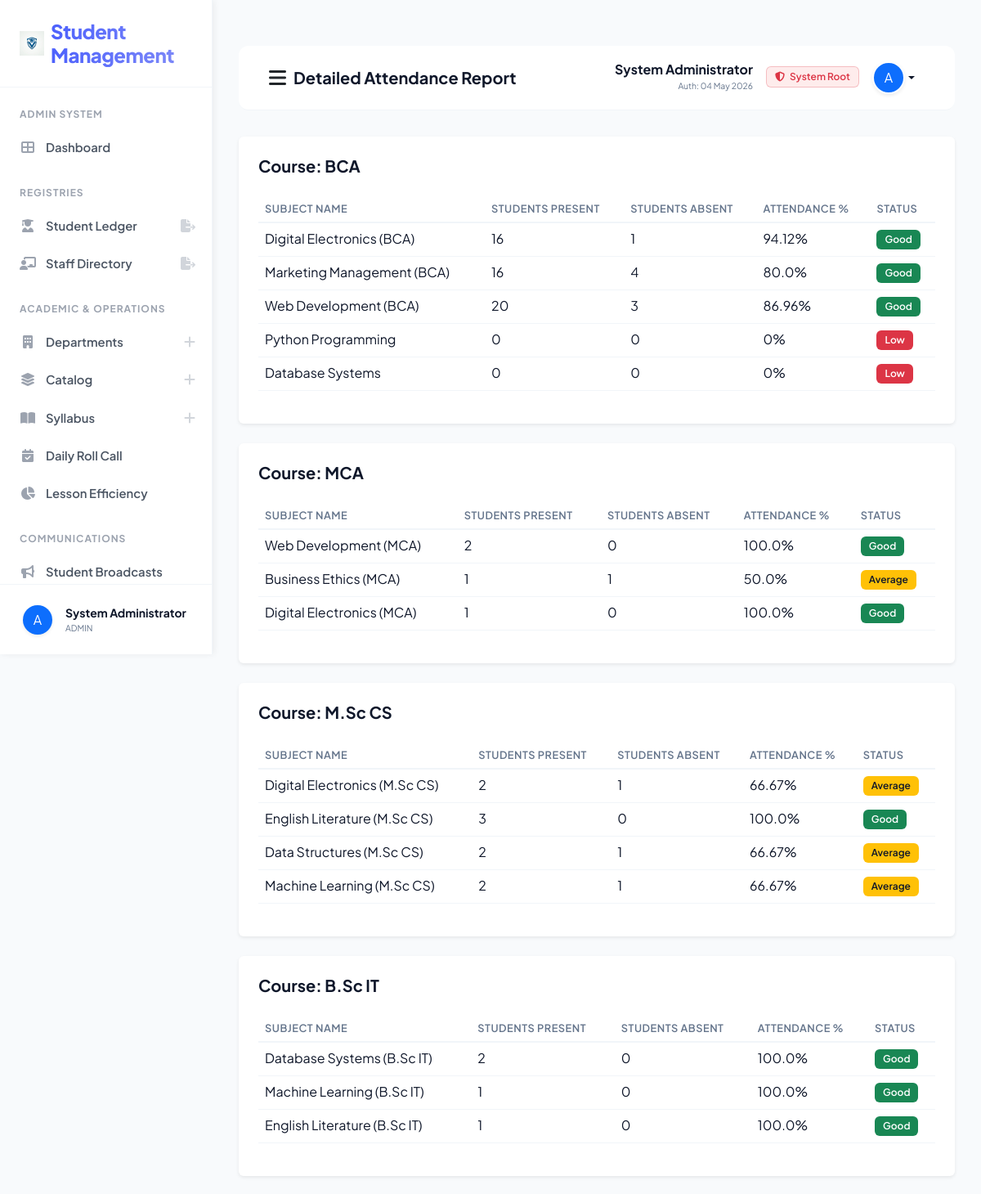
The app's page /admin_attendance_report/ (signed in, upper part) with its own data.
### sms/models.py (models this page shows, shortened)
class CustomUser(AbstractUser):
    USER_TYPE_CHOICES = (
        ('ADMIN', 'Admin'),
        ('TEACHER', 'Teacher'),
        ('STUDENT', 'Student'),
    )
    user_type = models.CharField(max_length=10, choices=USER_TYPE_CHOICES, default='ADMIN')
    profile_pic = models.ImageField(upload_to='profile_pics/', null=True, blank=True)
    phone = models.CharField(max_length=15, null=True, blank=True)

class Course(models.Model):
    name = models.CharField(max_length=100)
    fee = models.DecimalField(max_digits=10, decimal_places=2, default=0)
    department = models.ForeignKey(Department, on_delete=models.CASCADE, null=True, blank=True)
    created_at = models.DateTimeField(auto_now_add=True)
    updated_at = models.DateTimeField(auto_now=True)

class Subject(models.Model):
    name = models.CharField(max_length=100)
    course = models.ForeignKey(Course, on_delete=models.CASCADE)
    teacher = models.ForeignKey(CustomUser, on_delete=models.CASCADE, limit_choices_to={'user_type': 'TEACHER'})
    created_at = models.DateTimeField(auto_now_add=True)
    updated_at = models.DateTimeField(auto_now=True)

### sms/views/admin_views.py (the view)
# urls.py: path('admin_attendance_report/', admin_views.admin_attendance_report, name="admin_attendance_report"),
def admin_attendance_report(request):
    courses = Course.objects.all()
    attendance_stats = []
    for course in courses:
        subjects = Subject.objects.filter(course=course)
        course_data = {
            "course_name": course.name,
            "subjects": []
        }
        for subject in subjects:
            attendance_count = Attendance.objects.filter(subject=subject).count()
            present_count = AttendanceReport.objects.filter(attendance__subject=subject, status=True).count()
            absent_count = AttendanceReport.objects.filter(attendance__subject=subject, status=False).count()
            total_report = present_count + absent_count
            percent = 0
            if total_report > 0:
                percent = round((present_count / total_report) * 100, 2)
            course_data["subjects"].append({
                "name": subject.name,
                "total_present": present_count,
                "total_absent": absent_count,
                "percentage": percent
            })
        attendance_stats.append(course_data)
    return render(request, "sms/admin_template/attendance_report.html", {"attendance_stats": attendance_stats})

### sms/templates/sms/admin_template/attendance_report.html (shortened to what this page needs)
﻿{% extends 'sms/base.html' %}
{% block page_title %}Detailed Attendance Report{% endblock page_title %}
{% block sidebar_nav %}
{% include 'sms/admin_template/sidebar_template.html' with active_page='attendance_report' %}
{% endblock sidebar_nav %}
{% block main_content %}
{% for course in attendance_stats %}
<div class="card shadow-sm border-0 p-4 mb-4">
    <h5 class="fw-bold mb-4">Course: {{ course.course_name }}</h5>
    <div class="table-responsive">
        <table class="table table-hover">
            <thead>
                <tr>
                    <th>Subject Name</th>
                    <th>Students Present</th>
                    <th>Students Absent</th>
                    <th>Attendance %</th>
                    <th>Status</th>
                </tr>
            </thead>
            <tbody>
                {% for subject in course.subjects %}
                <tr>
                    <td>{{ subject.name }}</td>
                    <td>{{ subject.total_present }}</td>
                    <td>{{ subject.total_absent }}</td>
                    <td>{{ subject.percentage }}%</td>
                    <td>
                        {% if subject.percentage >= 75 %}
                        <span class="badge bg-success">Good</span>
                        {% elif subject.percentage >= 50 %}
                        <span class="badge bg-warning text-dark">Average</span>
                        {% else %}
                        <span class="badge bg-danger">Low</span>
                        {% endif %}
                    </td>
                </tr>
                {% endfor %}
            </tbody>
        </table>
    </div>
</div>
{% empty %}
<div class="card shadow-sm border-0 p-4 text-center">
    <p class="mb-0">No data available for reports</p>
</div>
{% endfor %}
{% endblock main_content %}

### sms/templates/sms/base.html (shortened to what this page needs)
<!DOCTYPE html>
{% load static %}
<html lang="en">
<head>
    <link href="https://cdn.jsdelivr.net/npm/bootstrap@5.3.0/dist/css/bootstrap.min.css" rel="stylesheet">
    <link rel="stylesheet" href="https://cdnjs.cloudflare.com/ajax/libs/font-awesome/6.4.0/css/all.min.css">
    <link rel="stylesheet" href="{% static 'css/style.css' %}?v=4.0">
</head>
<body>
    <div class="sidebar" id="sidebar">
        <div class="sidebar-brand d-flex align-items-center">
            <img src="{% static 'images/logo.png' %}" width="30" height="30" class="me-2">
            <h4 class="m-0">Student Management</h4>
        </div>
        <div class="nav flex-column sidebar-scroll flex-grow-1 overflow-y-auto">
            {% block sidebar_nav %}{% endblock sidebar_nav %}
        </div>
        <div class="sidebar-footer border-top p-0 mt-auto">
            <div class="dropup w-100">
                <button class="btn w-100 d-flex align-items-center p-3 border-0 bg-transparent dropdown-toggle no-caret" type="button" data-bs-toggle="dropdown" aria-expanded="false">
                    {% if user.profile_pic %}
                    <img src="{{ user.profile_pic.url }}" width="36" height="36" class="rounded-circle me-3 shadow-sm">
                    {% else %}
                    <div class="bg-primary text-white rounded-circle d-flex align-items-center justify-content-center shadow-sm me-3" style="width: 36px; height: 36px; flex-shrink: 0;">
                        {{ user.username|first|upper }}
                    </div>
                    {% endif %}
                    <div class="text-start overflow-hidden">
                        <div class="fw-bold small text-dark text-truncate">{{ user.get_full_name }}</div>
                        <div class="text-muted text-truncate" style="font-size: 0.65rem;">{{ user.user_type }}</div>
                    </div>
                </button>
            </div>
        </div>
    </div>
    <div class="main-content">
        <nav class="navbar border-bottom">
            <div class="container-fluid">
                <div class="d-flex align-items-center">
                    <button id="sidebarToggle" class="btn btn-link link-dark me-2 p-0">
                        <i class="fas fa-bars fs-4 text-main"></i>
                    </button>
                    <span class="navbar-brand fw-bold text-dark">{% block page_title %}{% endblock page_title %}</span>
                </div>
                <div class="d-flex align-items-center">
                    <div class="dropdown">
                        <button
                            class="btn btn-link dropdown-toggle text-decoration-none text-dark d-flex align-items-center"
                            type="button" data-bs-toggle="dropdown">
                            <div class="text-end me-3 d-none d-md-block">
                                <span class="d-block fw-bold lh-1 mb-1">{{ user.get_full_name }}</span>
                                <span class="d-block text-muted" style="font-size: 0.65rem;">Auth: {{ user.last_login|date:"d M Y" }}</span>
                            </div>
                            {% if user.user_type == "TEACHER" %}
                            <span class="badge bg-soft-success text-success me-3 border border-success border-opacity-25 d-none d-lg-inline-block">
                                <i class="fas fa-certificate me-1"></i> Staff Verified
                            </span>
                            {% elif user.user_type == "STUDENT" %}
                             <span class="badge bg-soft-primary text-primary me-3 border border-primary border-opacity-25 d-none d-lg-inline-block">
                                <i class="fas fa-user-graduate me-1"></i> Student ID Active
                            </span>
                             {% elif user.user_type == "ADMIN" %}
                             <span class="badge bg-soft-danger text-danger me-3 border border-danger border-opacity-25 d-none d-lg-inline-block">
                                <i class="fas fa-shield-alt me-1"></i> System Root
                            </span>
                            {% endif %}
                            {% if user.profile_pic %}
                            <img src="{{ user.profile_pic.url }}" width="40" height="40" class="rounded-circle shadow-sm border border-light">
                            {% else %}
                            <div class="bg-primary text-white rounded-circle d-flex align-items-center justify-content-center shadow-sm"
                                style="width: 40px; height: 40px; border: 2px solid white;">
                                {{ user.username|first|upper }}
                            </div>
                            {% endif %}
                        </button>
                    </div>
                </div>
            </div>
        </nav>
        {% block main_content %}{% endblock main_content %}
    </div>
</body>
</html>

### sms/static/css/style.css (style rules this page uses)
:root { --primary-color: #4d61fc; --primary-hover: #3b4ad9; --sidebar-bg: #ffffff; --sidebar-text: #4b5563; --sidebar-active-bg: #eff6ff; --sidebar-active-text: #4d61fc; --border-color: #f1f5f9; --body-bg: #f8fafc; --card-bg: #ffffff; --text-main: #0f172a; --text-muted: #64748b; --transition-speed: 0.25s; --shadow-premium: 0 10px 40px -10px rgba(0, 0, 0, 0.08); }
.bg-soft-danger { background: rgba(239, 68, 68, 0.1) !important; }
body { background-color: var(--body-bg) !important; color: var(--text-main) !important; font-family: 'Plus Jakarta Sans', sans-serif !important; margin: 0 !important; overflow-x: hidden !important; transition: background-color var(--transition-speed), color var(--transition-speed); }
.sidebar { width: 260px; height: 100vh; position: fixed; top: 0; left: 0; background-color: var(--sidebar-bg); border-right: 1px solid var(--border-color); box-shadow: 2px 0 8px rgba(0,0,0,0.06); z-index: 1060; display: flex; flex-direction: column; overflow: hidden; transition: left var(--transition-speed) ease-in-out; }
.sidebar-brand { padding: 24px !important; border-bottom: 1px solid var(--border-color) !important; flex-shrink: 0 !important; }
.sidebar-brand h4 { margin: 0 !important; font-weight: 800 !important; letter-spacing: -0.5px !important; background: linear-gradient(to right, var(--primary-color), #818cf8); -webkit-background-clip: text; background-clip: text; -webkit-text-fill-color: transparent; }
.sidebar-scroll { overflow-y: auto !important; overflow-x: hidden !important; flex: 1 !important; min-height: 0 !important; flex-wrap: nowrap !important; }
.sidebar-footer { padding: 8px 12px !important; border-top: 1px solid var(--border-color) !important; flex-shrink: 0 !important; }
.no-caret::after { display: none !important; }
.main-content { margin-left: 260px; padding: 32px 32px 100px 32px; min-height: 100vh; box-sizing: border-box; transition: margin-left var(--transition-speed); }
h5.fw-bold { color: var(--text-main); }
.badge { font-weight: 600 !important; padding: 6px 10px !important; }
.table { color: var(--text-main) !important; }
.table thead th { border-bottom: 2px solid var(--border-color) !important; color: var(--text-muted) !important; font-weight: 600 !important; text-transform: uppercase !important; font-size: 0.8rem !important; letter-spacing: 0.5px !important; background-color: transparent !important; }
.table tbody td { border-color: var(--border-color) !important; color: var(--text-main) !important; background-color: transparent !important; }
.navbar { background: var(--card-bg) !important; border-bottom: 1px solid var(--border-color) !important; padding: 12px 24px !important; margin-bottom: 32px !important; border-radius: 12px !important; transition: background var(--transition-speed), border-color var(--transition-speed); }
.text-dark { color: var(--text-main) !important; }
.text-muted { color: var(--text-muted) !important; }

### records on screen
CustomUser: username|first "A", get_full_name "System Administrator", user_type "ADMIN", last_login "04 May 2026"
Course: course_name "BCA"
Subject: name "Digital Electronics (BCA)"
Subject: name "Marketing Management (BCA)"
Subject: name "Web Development (BCA)"
Subject: name "Python Programming"
Subject: name "Database Systems"
Course: course_name "MCA"
Subject: name "Web Development (MCA)"
Subject: name "Business Ethics (MCA)"
Subject: name "Digital Electronics (MCA)"
Course: course_name "M.Sc CS"
Subject: name "Digital Electronics (M.Sc CS)"
Subject: name "English Literature (M.Sc CS)"
Subject: name "Data Structures (M.Sc CS)"
Subject: name "Machine Learning (M.Sc CS)"
Course: course_name "B.Sc IT"
Subject: name "Database Systems (B.Sc IT)"
Subject: name "Machine Learning (B.Sc IT)"
Subject: name "English Literature (B.Sc IT)"

### other values on screen
{{ subject.total_present }} "16" "16" "20" "0" "0" "2" "1" "1" "2" "3" "2" "2" "2" "1" "1"
{{ subject.total_absent }} "1" "4" "3" "0" "0" "0" "1" "0" "1" "0" "1" "1" "0" "0" "0"
{{ subject.percentage }} "94.12" "80.0" "86.96" "0" "0" "100.0" "50.0" "100.0" "66.67" "100.0" "66.67" "66.67" "100.0" "100.0" "100.0"
